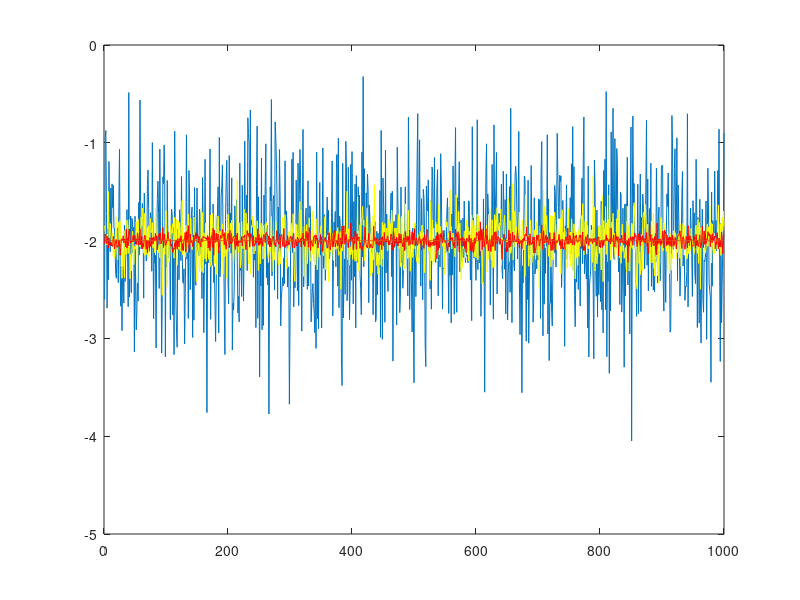
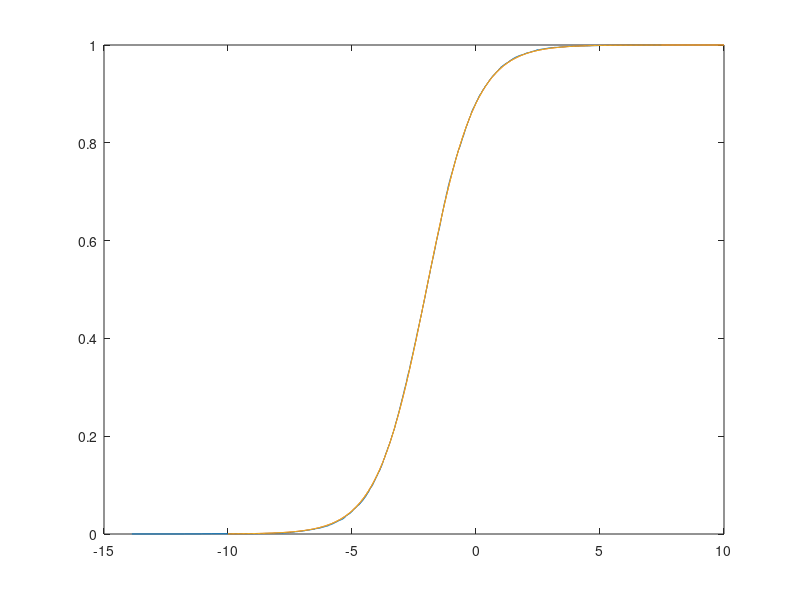

Write MATLAB code to recreate these figures, in order.
clear
clc
%1
N=10000;
X=random('Logistic',-2,1,1,10000);


%фикс s=1,оцениваем m

%2

%2.1
m0_MM=mean(X);

for i=1:1000
    X1=random('Logistic',-2,1,10,1);
    m1_MM(i)=mean(X1);
end

for i=1:1000
    X2=random('Logistic',-2,1,100,1);
    m2_MM(i)=mean(X2);
end

for i=1:1000
    X3=random('Logistic',-2,1,1000,1);
    m3_MM(i)=mean(X3);
end

figure
plot(m1_MM)

hold on
plot(m2_MM,'-y')

plot(m3_MM,'-r')
 Ox=1:1000;
 Oy=-2*ones(1,length(Ox));
 plot(Ox,Oy);
 hold off;

%2.2 ММП
m_MMP=-5:0.01:0;
for i=1:length(m_MMP)
       F(i)=-sum(X-m_MMP(i))-2*sum(log(exp(-(X-m_MMP(i)))+1));
end

figure
plot(m_MMP,F)

max_F=-4e04;
m0_MMP=-5;
for i=1:length(m_MMP)
  if F(i)>=max_F
      max_F=F(i);
      m0_MMP=m_MMP(i);
  end
end


%2.3
 b=(sum(m1_MM)/1000)+2;
 v=sum(((m1_MM)+2).^2)/1000;
 D=var(m1_MM);

%3
x_min=min(X);
x_max=max(X);

r=floor(log2(N))+1;
h=(x_max-x_min)/r;

for i=1:r+1
    z(i)=x_min+(i-1)*h;
end

z1=z+h/2;
z2=z1(1:r);

U=hist(X,z2);

bar(z2,U/(h*N),1);

x=-10:0.001:10;
f1=pdf('Logistic',x,-2,1);
f2=pdf('Logistic',x,m0_MM,1);
hold on
plot(x,f1);
hold on
plot(x,f2,'-y');
hold off



%4
xN=sort(X);
yN=1/N:1/N:1;
stairs(xN,yN);

%теоретическая функция распределения
hold on
xT=-10:0.05:10;
yT = cdf('Logistic',xT,-2,1);
plot(xT,yT)

%теоретическая функция распределения с оценкой
hold on
xT=-10:0.05:10;
yT = cdf('Logistic',xT,m0_MM,1);
plot(xT,yT)

hold off
